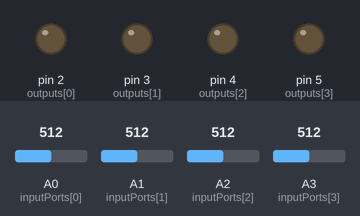
The sketch below on a simulated Arduino Uno, built with avr-gcc and run on an emulated ATmega328P. Shown: output pins drawn as LEDs (lit = HIGH). Dashed ring = blinking. Inputs (shaded band) come from the test bench; at power-on: A3 (inputPorts[3]) = 512, A0 (inputPorts[0]) = 512, A1 (inputPorts[1]) = 512, A2 (inputPorts[2]) = 512. Random numbers use the default seed unless the sketch sets one.

Above: at 1.5 s.
1.6 s: A3 (inputPorts[3]) set to 988
3.1 s: A3 (inputPorts[3]) set to 1013
At 3.5 s:
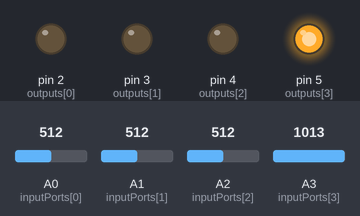
6.1 s: A3 (inputPorts[3]) set to 992
7.7 s: A0 (inputPorts[0]) set to 987
9.2 s: A0 (inputPorts[0]) set to 1018
At 9.45 s:
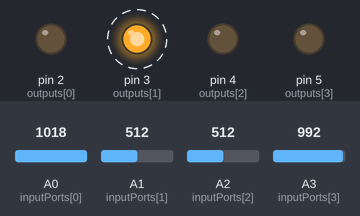
Timing chart, 0 to 13.2 s (numbered marks = the images above; inputs shaded):
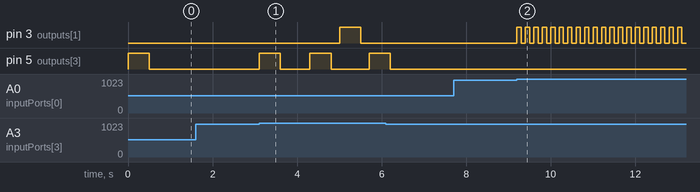

Measured:
- the behaviour switches between 1000 and 1001 on A3 (inputPorts[3]) (found by bisection; images 0 and 1)
- the behaviour switches between 1000 and 1001 on A0 (inputPorts[0]) (found by bisection; images 1 and 2)
- after the input at 1.6 s, every drawn part: stays the same
- after the input at 3.1 s, pin 3 (outputs[1]): LOW → HIGH after 1.9 s, → LOW 0.50 s later; pin 5 (outputs[3]): goes HIGH 0.50 s, LOW 0.70 s, HIGH 0.50 s, LOW 0.90 s, then HIGH, starting at once
- after the input at 7.7 s, every drawn part: stays the same
- after the input at 9.2 s, pin 3 (outputs[1]): alternates HIGH for 0.10 s and LOW for 0.10 s, starting at once

The sketch:

Simon.ino
```cpp
/*
 ______   ________               ______    _    _
/  ____  |__    __| | \    / |  /  __  \  | \  | |
\ \___       ||     |  \  /  | |  /  \  | |  \ | |
 \___ \      ||     |   \/   | | |    | | | |  | |
___ / /   __ || __  | |\__/| | |  \__/  | | | \  |
_____/   |________| |_|    |_|  \______/  |_|  \_|

By @TheCaptain

*/
//This can probably run on any arduino, but I only tried it on the UNO

/**
NECESSITIES
  -1 Arduino Uno
  -1 SPDT OR SPST switch
  -4 SPST push-button switches
  -4 LED's preferably of different colors
  -2 100 ohm resistors
  -1 10K ohm resistor
  -1 five volt power regulator
  -2 4026B seven-segment drives (optional)
  -2 seven-segment displays (optional)
  -? hookup wire
  -1 USB cable


while seven-segment displays for score keeping aren't necessary, I really suggest it
*/

//all power is routed through a SPDT switch and a 100 ohm resistor and than through a five volt power regulator (it doesn't matter what kind)

//leds are hooked up to arduino outputs 2, 3, 4 and 5 on long leg and short leg to ground

//buttons are hooked up to arduino inputs A0, A1, A2 and A3 and power through a 10K ohm resistor

//output 12 goes to pin 1 on a 4026B seven-segment drive chip, which is than carried to another 4026B and than to two seven-segment displays

//4026B's are powered through a 100 ohm resistor


//setup outputs
int outputs[] = {2,3,4,5};
int inputs[] = {0,1,2,3};
int inputPorts[] = {A0,A1,A2,A3};
int sevenSegmentPulseOutput = 12;

//make an array 100 long for storing the press sequence
int correct[100] = {};

//an integer for indexing the press sequence
int colorOn = 0;

//keep track of score
int score = 0;

// whether you are actively pressing buttons or watching the replay
boolean replay = true;

void ledOn(int num) {
  for (int i = 0; i < 4; i += 1) {
    if (outputs[i] == num) {
      //turn led on if it matches the input
      digitalWrite(outputs[i], HIGH);
    }
    else {
      //turn led off if it doesn't match the input
      digitalWrite(outputs[i], LOW);
    }
  }
}
void allOn() {
  for (int i = 0; i < 4; i += 1) {
    //turn all the leds on
    digitalWrite(outputs[i], HIGH);
  }
}
void allOff() {
  for (int i = 0; i < 4; i += 1) {
    //turn all the leds off
    digitalWrite(outputs[i], LOW);
  }
}


void setup() {
  for (int i = 0; i < 4; i += 1) {
    //initialize outputs
    pinMode(outputs[i], OUTPUT);
  }

  //setup random based off of unconnected inputs
  randomSeed(analogRead(A6)*analogRead(A7));

  //choose first press
  correct[0] = floor(random(0,4));

  //game loop
  while (true) {
    for (int i = 0; i < 4; i+=1) {
      //if button pressed or playing back sequence
      if (analogRead(inputPorts[i]) > 1000 || replay) {

        if (inputs[i] == correct[colorOn]) {
          //if correct press, blink light and go to the next press
          colorOn += 1;
          ledOn(outputs[i]);
          delay(500);
          allOff();
          delay(200);
          if (colorOn > score) {
            if (!replay) {
              //if not just playing back the sequence, then increase score and add to sequence
              score += 1;
              correct[score] = floor(random(0,4));

              //increase display counter
              digitalWrite(sevenSegmentPulseOutput, HIGH);
              delay(20);
              digitalWrite(sevenSegmentPulseOutput, LOW);
            }

            //if done with sequence restart the sequence
            colorOn = 0;

            //add a delay before the replay
            replay = !replay;
            if (replay) {
              delay(480);
            }
          }
          break;
        }
        else if (!replay) {
          //if incorrect button is pressed, blink the correct led until program is restarted
          allOff();
          while (!replay) {
            ledOn(outputs[correct[colorOn]]);
            delay(100);
            allOff();
            delay(100);
          }
        }
      }
    }
    //wait a millisecond before going through loop again
    delay(1);
  }
}


void loop() {
  // I didn't use this loop because breaking out of a while loop is easier

}
```
